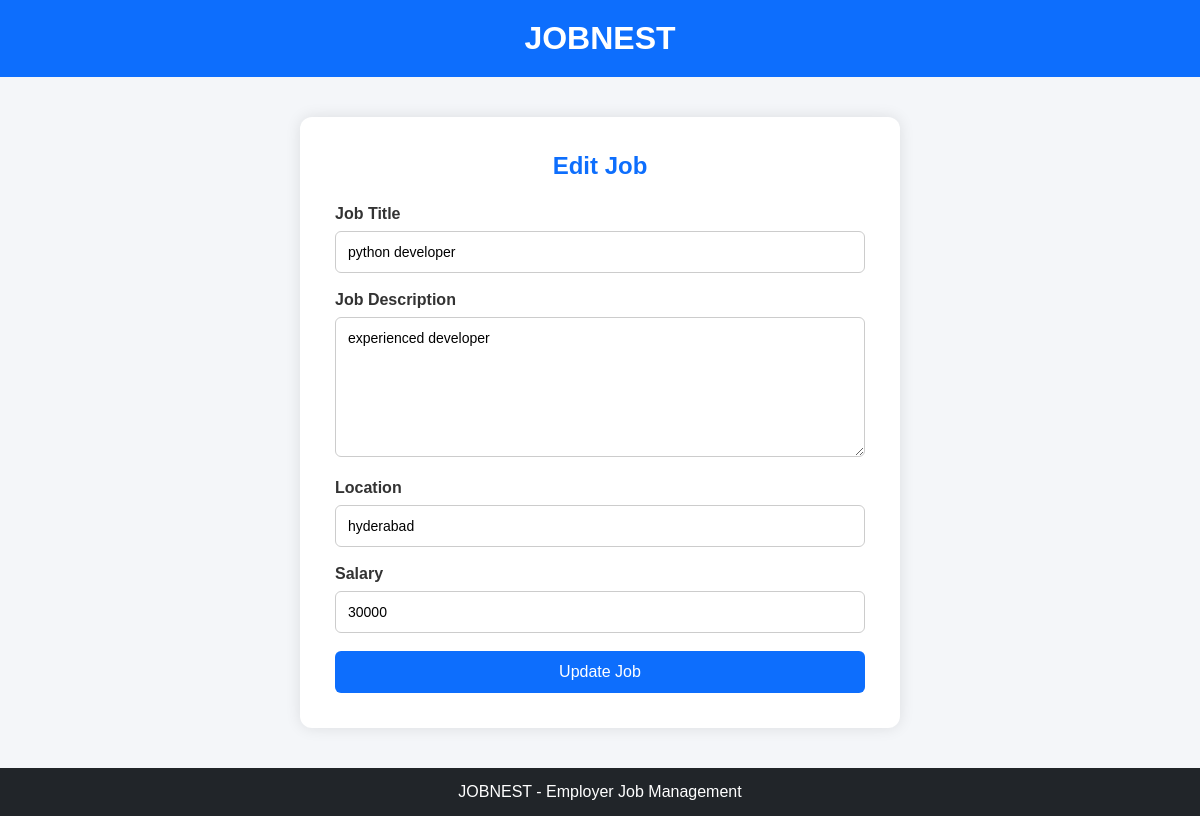
/edit-job/1/, run on the app's committed database.
### jobs/models.py (models this page shows, shortened)
class Job(models.Model):
    title = models.CharField(max_length=100)
    description = models.TextField()
    location = models.CharField(max_length=100)
    salary = models.IntegerField()

### jobs/views.py (the view, shortened to what this page needs)
# urls.py: path('edit-job/<int:job_id>/',views.edit_job,name='edit_job'),
def edit_job(request, job_id):
    job = Job.objects.get(id=job_id)
    return render(
        request,
        'edit_job.html',
        {
            'job': job
        }
    )

### jobs/templates/edit_job.html (shortened to what this page needs)
<!DOCTYPE html>
<html>
<head>
</head>
<body>
    <div class="navbar">
        <h1>JOBNEST</h1>
    </div>
    <div class="container">
        <div class="card">
            <h2>Edit Job</h2>
            <form method="POST">
                <label>Job Title</label>
                <input
                    type="text"
                    name="title"
                    value="{{ job.title }}"
                    required
                >
                <label>Job Description</label>
                <textarea
                    name="description"
                    required
                >{{ job.description }}</textarea>
                <label>Location</label>
                <input
                    type="text"
                    name="location"
                    value="{{ job.location }}"
                    required
                >
                <label>Salary</label>
                <input
                    type="number"
                    name="salary"
                    value="{{ job.salary }}"
                    required
                >
                <button type="submit" class="btn">
                    Update Job
                </button>
            </form>
        </div>
    </div>
    <div class="footer">
        <p>JOBNEST - Employer Job Management</p>
    </div>
</body>
</html>

### jobs/templates/edit_job.html (style rules this page uses)
* { margin:0; padding:0; box-sizing:border-box; font-family:Arial, sans-serif; }
body { background:#f4f6f9; }
.navbar { background:#0d6efd; color:white; text-align:center; padding:20px; }
.container { width:600px; margin:40px auto; }
.card { background:white; padding:35px; border-radius:12px; box-shadow:0 0 15px rgba(0,0,0,0.1); }
.card h2 { text-align:center; color:#0d6efd; margin-bottom:25px; }
label { display:block; margin-bottom:8px; font-weight:bold; color:#333; }
input, textarea { width:100%; padding:12px; margin-bottom:18px; border:1px solid #ccc; border-radius:6px; font-size:14px; }
textarea { height:140px; resize:vertical; }
.btn { width:100%; background:#0d6efd; color:white; border:none; padding:12px; border-radius:6px; font-size:16px; cursor:pointer; }
.footer { margin-top:40px; background:#212529; color:white; text-align:center; padding:15px; }

### data on the page
Job: title "python developer", description "experienced developer", location "hyderabad", salary "30000"
